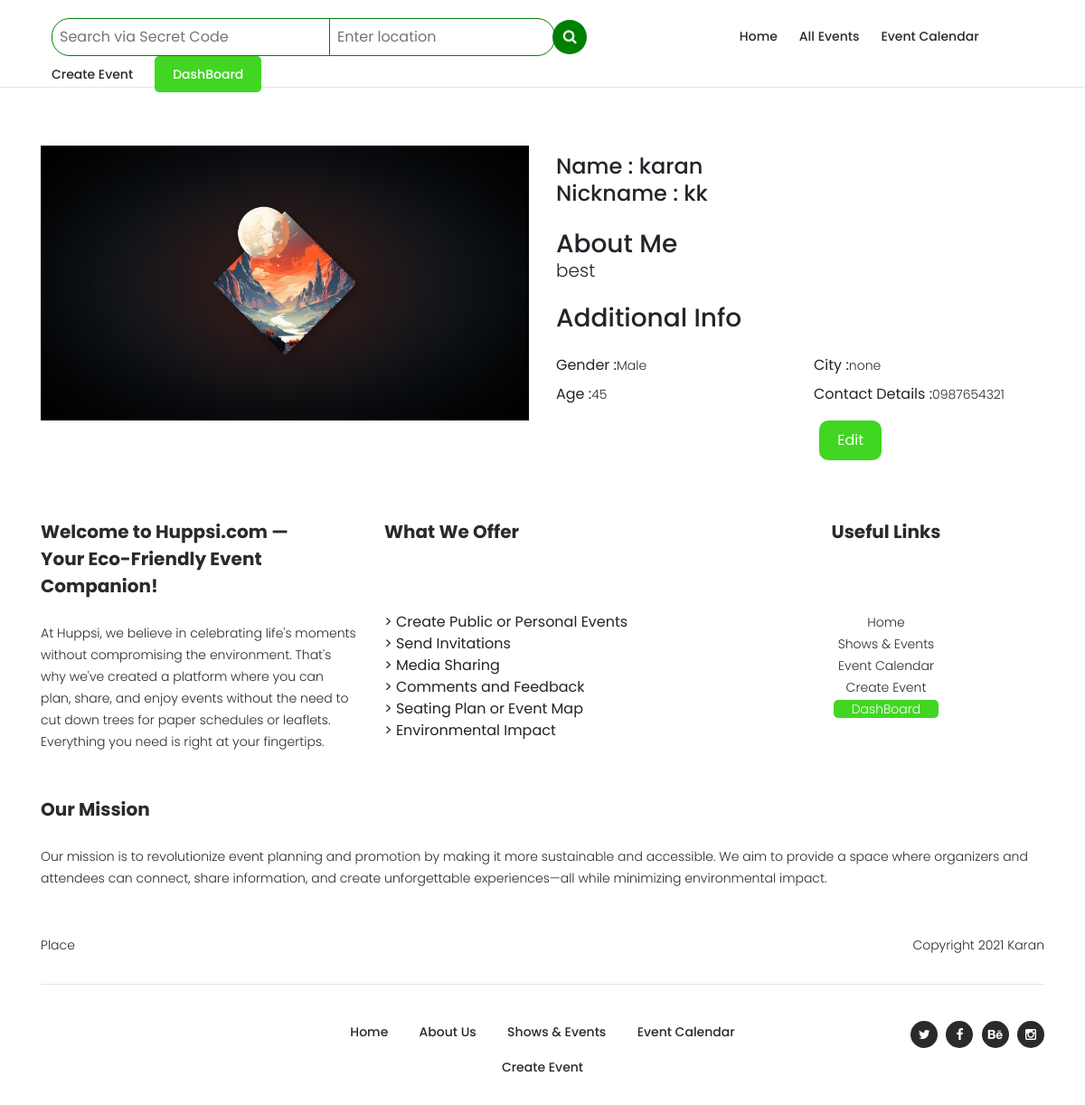
Screenshot of /profile_detail/ (signed in) with the database file from the repository.
### EMS/models.py (models this page shows, shortened)
class Profile(models.Model):
    user = models.ForeignKey(User, on_delete=models.CASCADE, related_name='profiles')  # ForeignKey relationship
    name = models.CharField(max_length=100)
    nickname = models.CharField(max_length=50, blank=True)
    user_image = models.ImageField(upload_to='profile_images/', blank=True, null=True)
    description = models.TextField(blank=True)
    gender_choices = [
        ('male', 'Male'),
        ('female', 'Female'),
        ('other', 'Other'),
    ]
    gender = models.CharField(max_length=10, choices=gender_choices, blank=True)
    age = models.IntegerField(blank=True, null=True)
    city = models.CharField(max_length=100, blank=True)
    contact_details = models.CharField(max_length=200, blank=True)

### EMS/views.py (the view)
# urls.py: path('profile_detail/', views.profile_detail, name='profile_detail'),
@login_required
def profile_detail(request):
    profile = request.user.profiles.first()  # Get the user's profile
    return render(request, 'events/profile_detail.html', {'profile': profile})

### EMS/templates/events/profile_detail.html (shortened to what this page needs)
{% extends 'base/base.html' %}
{% load static %}
{% load custom_filters %}
{% block content %}
<br><br>
<section class="section about-section gray-bg" id="about">
    <div class="container">
        <div class="row align-items-center flex-row-reverse">
            <div class="col-lg-6">
                <div class="about-text go-to">
                    <div>
                        <h4>Name : {{ profile.name }}</h4>
                        <h4>Nickname : {{ profile.nickname }}</h4>
                    </div>
                    <br>
                    <h3 class="dark-color">About Me</h3>
                    <h6 class="theme-color lead">{{profile.description}}</h6>
                    <br>
                    <h3 class="dark-color">Additional Info</h3>
                    <br>
                    <div class="row about-list">
                        <div class="col-md-6">
                            <div class="media">
                                <label>Gender : </label>
                                <p>{{ profile.get_gender_display }}</p>
                            </div>
                            <div class="media">
                                <label>Age : </label>
                                <p>{{ profile.age }}</p>
                            </div>
                        </div>
                        <div class="col-md-6">
                            <div class="media">
                                <label>City : </label>
                                <p>{{ profile.city }}</p>
                            </div>
                            <div class="media">
                                <label>Contact Details : </label>
                                <p>{{ profile.contact_details }}</p>
                            </div>
                        </div>
                    </div>
                </div>
            </div>
            {% if profile.user_image %}
            <div class="col-lg-6">
                <div class="about-avatar">
                    <img src="{{ profile.user_image.url }}" title="" alt="" width="100%">
                </div>
            </div>
            {% else %}
            <div class="col-lg-6">
                <div class="about-avatar">
                    <img src="https://bootdey.com/img/Content/avatar/avatar7.png" title="" alt="">
                </div>
            </div>
            {% endif %}
        </div>
    </div>
    <div class="col-lg-8" class="main-dark-button" style="margin: auto;">
            <a style="    border-radius: 10px;
            color: white;
            background-color: #40d621;
            padding: 10px 20px;
            margin: 0 10px;
            float: right;" href='{% url "profile_register" %}' >Edit</a>
    </div>
</section>
<br><br>
{% endblock %}

### EMS/static/EMS/css/tooplate-artxibition.css (style rules this page uses)
html, body, div, span, applet, object, iframe, h1, h2, h3, h4, h5, h6, p, blockquote, div pre, a, abbr, acronym, address, big, cite, code, del, dfn, em, font, img, ins, kbd, q, s, samp, small, strike, strong, sub, sup, tt, var, b, u, i, center, dl, dt, dd, ol, ul, li, figure, header, nav, section, article, aside, footer, figcaption { margin: 0; padding: 0; border: 0; outline: 0; }
header, nav, section, article, aside, footer, hgroup { display: block; }
* { box-sizing: border-box; }
html, body { font-family: 'Poppins', sans-serif; font-weight: 400; background-color: #fff; font-size: 16px; -ms-text-size-adjust: 100%; -webkit-font-smoothing: antialiased; -moz-osx-font-smoothing: grayscale; }
a { text-decoration: none !important; }
h1, h2, h3, h4, h5, h6 { margin-top: 0px; margin-bottom: 0px; }
h4 { line-height: 30px; }
p { font-size: 14px; line-height: 25px; color: #2a2a2a; font-weight: 300; }
html, body { background: #fff; font-family: 'Poppins', sans-serif; }

### rows the page displays
Profile: name "karan", nickname "kk", description "best", gender "Male", age "45", city "none", contact_details "0987654321", user_image (picture)
